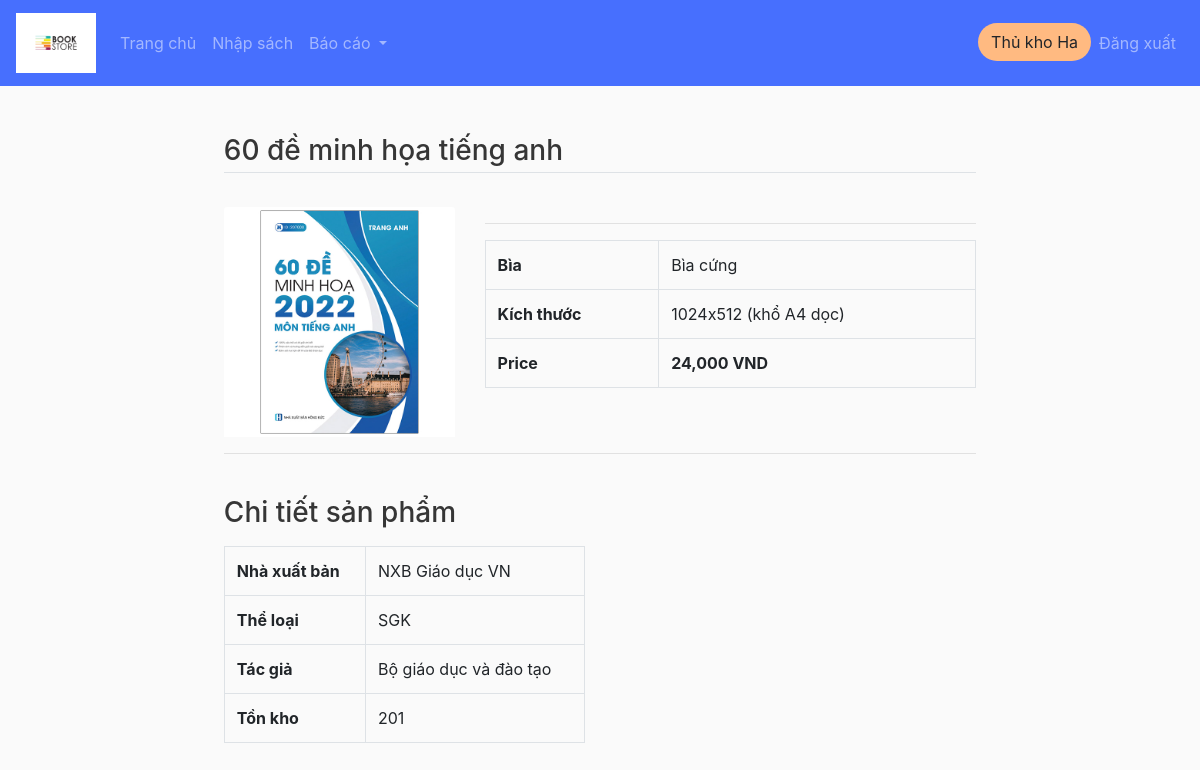
The app's page /book/9/ (signed in), older data.
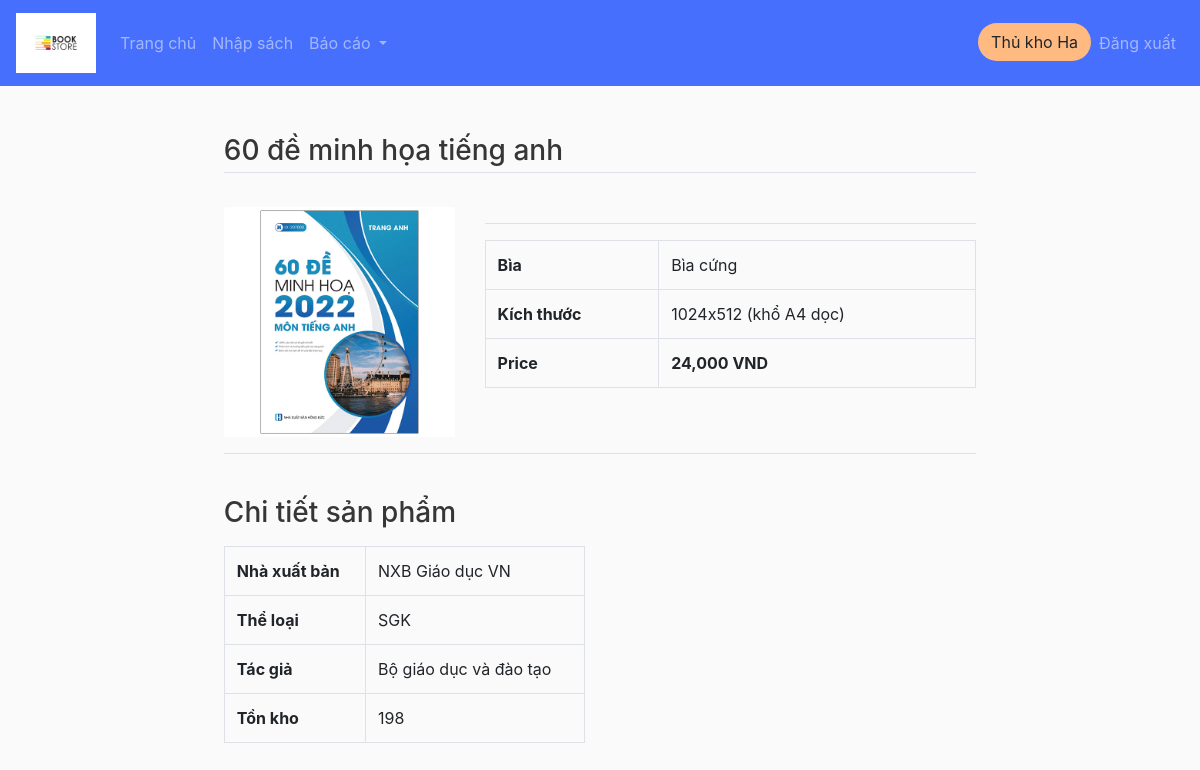
The same page, newer data.
### book/models.py (models this page shows, shortened)
class Sach(models.Model):
    ten_sach = models.CharField('Tên sách', max_length=100, null=True)
    ngay_nhap = models.DateField('Ngày nhập', null=True, default=timezone.now)
    so_luong = models.PositiveIntegerField('Số lượng', null=True)
    the_loai = models.CharField('Thể loại', max_length=100, null=True)
    tac_gia = models.CharField('Tác giả', max_length=100, null=True)
    don_gia = models.PositiveBigIntegerField('Đơn giá', null=True)
    gia_ban = models.PositiveBigIntegerField('Giá bán', null=True)
    nha_xuat_ban = models.CharField('Nhà xuất bản', max_length=100, null=True)
    nam_xuat_ban = models.PositiveIntegerField('Năm xuất bản', null=True)
    nguoi_nhap = models.ForeignKey(Person, verbose_name= 'Người nhập', null=True, on_delete=models.PROTECT)
    anh_sach = models.ImageField(default="static/placeholder.png",null=True, blank=True)
    mo_ta = models.TextField("Mô tả ngắn", max_length=1000, null=True, blank=True)
    @property
    def get_book_quantity(self):
        return self.so_luong-20
    class Meta: # vì django ko cho tạo PK 2 thuộc tính nên làm cách này
        unique_together = ('id', 'ngay_nhap',)
        verbose_name_plural = "Sách"

### book/views.py (the view)
# urls.py: path('book/<str:pk>/', views.book_details, name='book'), # xem chi tiết sách
@login_required(login_url='login')
def book_details(request, pk):
    if request.user.is_authenticated:
        book = Sach.objects.get(id=pk) # truy vấn sách có mã pk từ csdl
        cart_info = get_cart_info(request)
    context = {'book': book, 'cartItems':cart_info['cartItems']}
    return render(request, 'book/book.html', context= context)

### book/models.py (called while the page is built)
    @property
    def get_group_name(self):
        query_set = Group.objects.filter(user = self.user)
        if not query_set:
            query_set = ''
        else:
            query_set = query_set[0].name.capitalize()
        return query_set

    @property
    def get_debt(self):
        if 'kh' in self.id:
            s = 0
            cac_hd = HoaDon.objects.filter(khach_hang=self)
            for hd in cac_hd:
                if hd.tong_tien != hd.da_tra and hd.da_tra != -1:
                    s += hd.tong_tien - hd.da_tra
            return s

    @property
    def get_cart_items(self):
        cac_mat_hang = self.chitiethoadon_set.all()
        total = sum([mh.so_luong for mh in cac_mat_hang])
        return total

### book/utils.py (called while the page is built)
def get_cart_info(request):
    if request.user.is_authenticated:
        kh = request.user.person
        hd = HoaDon.objects.get(khach_hang = kh, da_tra=-1, tong_tien=0)
        mat_hang = hd.chitiethoadon_set.all()
        cartItems = hd.get_cart_items
    return {'mat_hang': mat_hang, 'hd':hd, 'cartItems': cartItems}

### book/templates/book/book.html (shortened to what this page needs)
{% extends 'book/main.html' %}
{% block content %}
<main class="container my-4">
    <h3 class="my-4 border-bottom pb-1">{{book.ten_sach}}</h3>
    <div class="row">
		<div class="col-md-4">
			<img id="zoom_01" data-zoom-image={{book.anh_sach.url}} src={{book.anh_sach.url}} class="card-img-top" alt="{{book.ten_sach}}">
		</div>
        <div class="col-md-8">
            <hr/>
            <table class="table table-bordered">
				<tr>
					<th>Bìa</th>
					<td>
						Bìa cứng
					</td>
				</tr>
				<tr>
					<th>Kích thước</th>
					<td>
						1024x512 (khổ A4 dọc)
					</td>
				</tr>
				<tr>
					<th>Price</th>
					<th><span class="product-price-{{book.id}}">{{book.gia_ban|floatformat:"-3g"}} VND</span></th>
				</tr>
			</table>
        </div>
    </div>
    <hr />
	<div class="row">
        <div class="col-md-6">
            <h3 class="my-3">Chi tiết sản phẩm</h3>
			<table class="table table-bordered">
				<tr>
					<th>Nhà xuất bản</th>
					<td><a>{{book.nha_xuat_ban}}</a></td>
				</tr>
				<tr>
					<th>Thể loại</th>
					<td><a>{{book.the_loai}}</a></td>
				</tr>
				<tr>
					<th>Tác giả</th>
					<td>{{book.tac_gia}}</td>
				</tr>
                <tr>
					<th>Tồn kho</th>
					<td>{{book.get_book_quantity}}</td>
				</tr>
			</table>
        </div>
    </div>
</main>
{% endblock %}

Row changes from the older to the newer data that the page shows:
changed Sach "60 đề minh họa tiếng anh": get_book_quantity "201" → "198"
